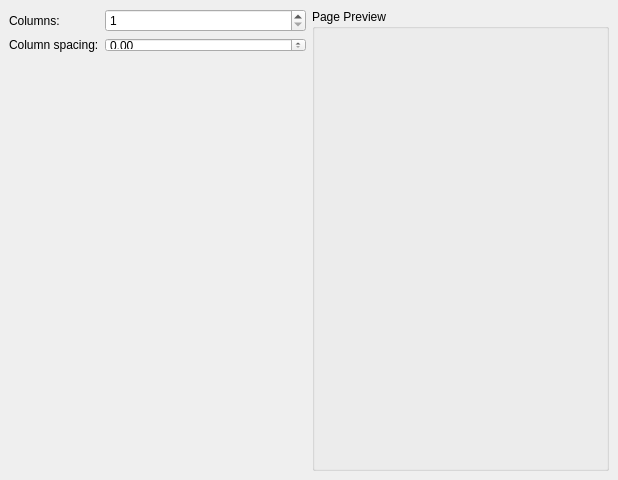
<ui version="4.0" >
 <class>KWDocumentColumns</class>
 <widget class="QWidget" name="KWDocumentColumns" >
  <property name="geometry" >
   <rect>
    <x>0</x>
    <y>0</y>
    <width>618</width>
    <height>480</height>
   </rect>
  </property>
  <property name="windowTitle" >
   <string>Form</string>
  </property>
  <layout class="QGridLayout" >
   <property name="margin" >
    <number>9</number>
   </property>
   <property name="spacing" >
    <number>6</number>
   </property>
   <item row="0" column="0" >
    <layout class="QGridLayout" >
     <property name="margin" >
      <number>0</number>
     </property>
     <property name="spacing" >
      <number>6</number>
     </property>
     <item row="0" column="0" >
      <widget class="QLabel" name="label" >
       <property name="sizePolicy" >
        <sizepolicy>
         <hsizetype>0</hsizetype>
         <vsizetype>5</vsizetype>
         <horstretch>0</horstretch>
         <verstretch>0</verstretch>
        </sizepolicy>
       </property>
       <property name="text" >
        <string>Columns:</string>
       </property>
      </widget>
     </item>
     <item row="0" column="1" >
      <widget class="QSpinBox" name="columns" >
       <property name="minimum" >
        <number>1</number>
       </property>
      </widget>
     </item>
     <item row="1" column="0" >
      <widget class="QLabel" name="label_2" >
       <property name="text" >
        <string>Column spacing:</string>
       </property>
      </widget>
     </item>
     <item row="1" column="1" >
      <widget class="KoUnitDoubleSpinBox" name="spacing" >
       <property name="sizePolicy" >
        <sizepolicy>
         <hsizetype>13</hsizetype>
         <vsizetype>13</vsizetype>
         <horstretch>0</horstretch>
         <verstretch>0</verstretch>
        </sizepolicy>
       </property>
      </widget>
     </item>
    </layout>
   </item>
   <item rowspan="2" row="0" column="1" >
    <widget class="QGroupBox" name="previewPane" >
     <property name="title" >
      <string>Page Preview</string>
     </property>
    </widget>
   </item>
   <item row="1" column="0" >
    <spacer>
     <property name="orientation" >
      <enum>Qt::Vertical</enum>
     </property>
     <property name="sizeHint" >
      <size>
       <width>20</width>
       <height>40</height>
      </size>
     </property>
    </spacer>
   </item>
  </layout>
 </widget>
 <customwidgets>
  <customwidget>
   <class>KoUnitDoubleSpinBox</class>
   <extends>QDoubleSpinBox</extends>
   <header>KoUnitWidgets.h</header>
  </customwidget>
 </customwidgets>
 <resources/>
 <connections/>
</ui>
